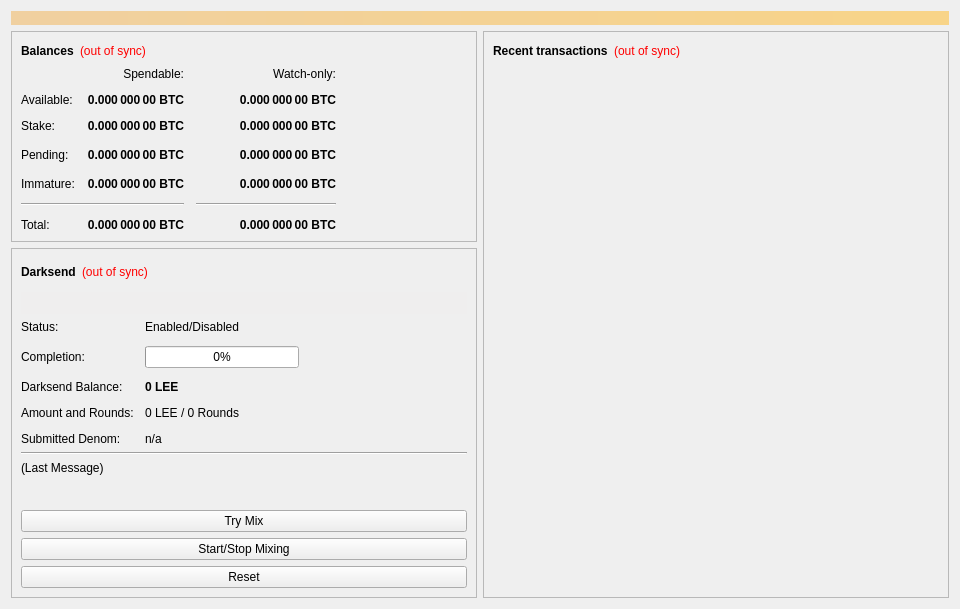
<?xml version="1.0" encoding="UTF-8"?>
<ui version="4.0">
 <class>OverviewPage</class>
 <widget class="QWidget" name="OverviewPage">
  <property name="geometry">
   <rect>
    <x>0</x>
    <y>0</y>
    <width>960</width>
    <height>594</height>
   </rect>
  </property>
  <property name="minimumSize">
   <size>
    <width>960</width>
    <height>0</height>
   </size>
  </property>
  <property name="windowTitle">
   <string>Form</string>
  </property>
  <layout class="QVBoxLayout" name="topLayout">
   <item>
    <widget class="QLabel" name="labelAlerts">
     <property name="visible">
      <bool>false</bool>
     </property>
     <property name="styleSheet">
      <string notr="true">background-color: qlineargradient(x1: 0, y1: 0, x2: 1, y2: 0, stop:0 #F0D0A0, stop:1 #F8D488); color:#000000;</string>
     </property>
     <property name="wordWrap">
      <bool>true</bool>
     </property>
     <property name="margin">
      <number>3</number>
     </property>
    </widget>
   </item>
   <item>
    <layout class="QHBoxLayout" name="horizontalLayout" stretch="1,1">
     <item>
      <layout class="QVBoxLayout" name="verticalLayout_2">
       <item>
        <widget class="QFrame" name="frame">
         <property name="frameShape">
          <enum>QFrame::StyledPanel</enum>
         </property>
         <property name="frameShadow">
          <enum>QFrame::Raised</enum>
         </property>
         <layout class="QVBoxLayout" name="verticalLayout_4">
          <item>
           <layout class="QHBoxLayout" name="horizontalLayout_4">
            <item>
             <widget class="QLabel" name="label_5">
              <property name="font">
               <font>
                <weight>75</weight>
                <bold>true</bold>
               </font>
              </property>
              <property name="text">
               <string>Balances</string>
              </property>
             </widget>
            </item>
            <item>
             <widget class="QLabel" name="labelWalletStatus">
              <property name="cursor">
               <cursorShape>WhatsThisCursor</cursorShape>
              </property>
              <property name="toolTip">
               <string>The displayed information may be out of date. Your wallet automatically synchronizes with the LEE network after a connection is established, but this process has not completed yet.</string>
              </property>
              <property name="styleSheet">
               <string notr="true">QLabel { color: red; }</string>
              </property>
              <property name="text">
               <string notr="true">(out of sync)</string>
              </property>
              <property name="alignment">
               <set>Qt::AlignLeading|Qt::AlignLeft|Qt::AlignVCenter</set>
              </property>
             </widget>
            </item>
            <item>
             <spacer name="horizontalSpacer_3">
              <property name="orientation">
               <enum>Qt::Horizontal</enum>
              </property>
              <property name="sizeHint" stdset="0">
               <size>
                <width>40</width>
                <height>20</height>
               </size>
              </property>
             </spacer>
            </item>
           </layout>
          </item>
          <item>
           <layout class="QGridLayout" name="gridLayout">
            <property name="spacing">
             <number>12</number>
            </property>
            <item row="3" column="2">
             <widget class="QLabel" name="labelWatchPending">
              <property name="font">
               <font>
                <weight>75</weight>
                <bold>true</bold>
               </font>
              </property>
              <property name="cursor">
               <cursorShape>IBeamCursor</cursorShape>
              </property>
              <property name="toolTip">
               <string>Unconfirmed transactions to watch-only addresses</string>
              </property>
              <property name="text">
               <string notr="true">0.000 000 00 BTC</string>
              </property>
              <property name="alignment">
               <set>Qt::AlignRight|Qt::AlignTrailing|Qt::AlignVCenter</set>
              </property>
              <property name="textInteractionFlags">
               <set>Qt::LinksAccessibleByMouse|Qt::TextSelectableByKeyboard|Qt::TextSelectableByMouse</set>
              </property>
             </widget>
            </item>
            <item row="3" column="1">
             <widget class="QLabel" name="labelUnconfirmed">
              <property name="font">
               <font>
                <weight>75</weight>
                <bold>true</bold>
               </font>
              </property>
              <property name="cursor">
               <cursorShape>IBeamCursor</cursorShape>
              </property>
              <property name="toolTip">
               <string>Total of transactions that have yet to be confirmed, and do not yet count toward the spendable balance</string>
              </property>
              <property name="text">
               <string notr="true">0.000 000 00 BTC</string>
              </property>
              <property name="alignment">
               <set>Qt::AlignRight|Qt::AlignTrailing|Qt::AlignVCenter</set>
              </property>
              <property name="textInteractionFlags">
               <set>Qt::LinksAccessibleByMouse|Qt::TextSelectableByKeyboard|Qt::TextSelectableByMouse</set>
              </property>
             </widget>
            </item>
            <item row="4" column="2">
             <widget class="QLabel" name="labelWatchImmature">
              <property name="font">
               <font>
                <weight>75</weight>
                <bold>true</bold>
               </font>
              </property>
              <property name="cursor">
               <cursorShape>IBeamCursor</cursorShape>
              </property>
              <property name="toolTip">
               <string>Mined balance in watch-only addresses that has not yet matured</string>
              </property>
              <property name="text">
               <string notr="true">0.000 000 00 BTC</string>
              </property>
              <property name="alignment">
               <set>Qt::AlignRight|Qt::AlignTrailing|Qt::AlignVCenter</set>
              </property>
              <property name="textInteractionFlags">
               <set>Qt::LinksAccessibleByMouse|Qt::TextSelectableByKeyboard|Qt::TextSelectableByMouse</set>
              </property>
             </widget>
            </item>
            <item row="5" column="0" colspan="2">
             <widget class="Line" name="lineSpendableBalance">
              <property name="orientation">
               <enum>Qt::Horizontal</enum>
              </property>
             </widget>
            </item>
            <item row="5" column="2">
             <widget class="Line" name="lineWatchBalance">
              <property name="sizePolicy">
               <sizepolicy hsizetype="Preferred" vsizetype="Fixed">
                <horstretch>0</horstretch>
                <verstretch>0</verstretch>
               </sizepolicy>
              </property>
              <property name="minimumSize">
               <size>
                <width>140</width>
                <height>0</height>
               </size>
              </property>
              <property name="orientation">
               <enum>Qt::Horizontal</enum>
              </property>
             </widget>
            </item>
            <item row="6" column="0">
             <widget class="QLabel" name="labelTotalText">
              <property name="text">
               <string>Total:</string>
              </property>
             </widget>
            </item>
            <item row="4" column="1">
             <widget class="QLabel" name="labelImmature">
              <property name="font">
               <font>
                <weight>75</weight>
                <bold>true</bold>
               </font>
              </property>
              <property name="cursor">
               <cursorShape>IBeamCursor</cursorShape>
              </property>
              <property name="toolTip">
               <string>Mined balance that has not yet matured</string>
              </property>
              <property name="text">
               <string notr="true">0.000 000 00 BTC</string>
              </property>
              <property name="alignment">
               <set>Qt::AlignRight|Qt::AlignTrailing|Qt::AlignVCenter</set>
              </property>
              <property name="textInteractionFlags">
               <set>Qt::LinksAccessibleByMouse|Qt::TextSelectableByKeyboard|Qt::TextSelectableByMouse</set>
              </property>
             </widget>
            </item>
            <item row="3" column="3">
             <spacer name="horizontalSpacer_2">
              <property name="orientation">
               <enum>Qt::Horizontal</enum>
              </property>
              <property name="sizeHint" stdset="0">
               <size>
                <width>40</width>
                <height>20</height>
               </size>
              </property>
             </spacer>
            </item>
            <item row="4" column="0">
             <widget class="QLabel" name="labelImmatureText">
              <property name="text">
               <string>Immature:</string>
              </property>
             </widget>
            </item>
            <item row="6" column="1">
             <widget class="QLabel" name="labelTotal">
              <property name="font">
               <font>
                <weight>75</weight>
                <bold>true</bold>
               </font>
              </property>
              <property name="cursor">
               <cursorShape>IBeamCursor</cursorShape>
              </property>
              <property name="toolTip">
               <string>Your current total balance</string>
              </property>
              <property name="text">
               <string notr="true">0.000 000 00 BTC</string>
              </property>
              <property name="alignment">
               <set>Qt::AlignRight|Qt::AlignTrailing|Qt::AlignVCenter</set>
              </property>
              <property name="textInteractionFlags">
               <set>Qt::LinksAccessibleByMouse|Qt::TextSelectableByKeyboard|Qt::TextSelectableByMouse</set>
              </property>
             </widget>
            </item>
            <item row="6" column="2">
             <widget class="QLabel" name="labelWatchTotal">
              <property name="font">
               <font>
                <weight>75</weight>
                <bold>true</bold>
               </font>
              </property>
              <property name="cursor">
               <cursorShape>IBeamCursor</cursorShape>
              </property>
              <property name="toolTip">
               <string>Current total balance in watch-only addresses</string>
              </property>
              <property name="text">
               <string notr="true">0.000 000 00 BTC</string>
              </property>
              <property name="alignment">
               <set>Qt::AlignRight|Qt::AlignTrailing|Qt::AlignVCenter</set>
              </property>
              <property name="textInteractionFlags">
               <set>Qt::LinksAccessibleByMouse|Qt::TextSelectableByKeyboard|Qt::TextSelectableByMouse</set>
              </property>
             </widget>
            </item>
            <item row="0" column="2">
             <widget class="QLabel" name="labelWatchonly">
              <property name="text">
               <string>Watch-only:</string>
              </property>
              <property name="alignment">
               <set>Qt::AlignRight|Qt::AlignTrailing|Qt::AlignVCenter</set>
              </property>
             </widget>
            </item>
            <item row="1" column="0">
             <widget class="QLabel" name="labelBalanceText">
              <property name="text">
               <string>Available:</string>
              </property>
             </widget>
            </item>
            <item row="1" column="1">
             <widget class="QLabel" name="labelBalance">
              <property name="font">
               <font>
                <weight>75</weight>
                <bold>true</bold>
               </font>
              </property>
              <property name="cursor">
               <cursorShape>IBeamCursor</cursorShape>
              </property>
              <property name="toolTip">
               <string>Your current spendable balance</string>
              </property>
              <property name="text">
               <string notr="true">0.000 000 00 BTC</string>
              </property>
              <property name="alignment">
               <set>Qt::AlignRight|Qt::AlignTrailing|Qt::AlignVCenter</set>
              </property>
              <property name="textInteractionFlags">
               <set>Qt::LinksAccessibleByMouse|Qt::TextSelectableByKeyboard|Qt::TextSelectableByMouse</set>
              </property>
             </widget>
            </item>
            <item row="2" column="0">
             <widget class="QLabel" name="label_10">
              <property name="text">
               <string>Stake:</string>
              </property>
             </widget>
            </item>
            <item row="2" column="1">
             <widget class="QLabel" name="labelStake">
              <property name="font">
               <font>
                <weight>75</weight>
                <bold>true</bold>
               </font>
              </property>
              <property name="cursor">
               <cursorShape>IBeamCursor</cursorShape>
              </property>
              <property name="toolTip">
               <string>Total of coins that was staked, and do not yet count toward the current balance</string>
              </property>
              <property name="text">
               <string notr="true">0.000 000 00 BTC</string>
              </property>
              <property name="alignment">
               <set>Qt::AlignRight|Qt::AlignTrailing|Qt::AlignVCenter</set>
              </property>
              <property name="textInteractionFlags">
               <set>Qt::LinksAccessibleByMouse|Qt::TextSelectableByKeyboard|Qt::TextSelectableByMouse</set>
              </property>
             </widget>
            </item>
            <item row="2" column="2">
             <widget class="QLabel" name="labelWatchStake">
              <property name="font">
               <font>
                <weight>75</weight>
                <bold>true</bold>
               </font>
              </property>
              <property name="cursor">
               <cursorShape>IBeamCursor</cursorShape>
              </property>
              <property name="toolTip">
               <string>Total of coins that was staked in watch-only addresses, and do not yet count toward the current watch-only balance</string>
              </property>
              <property name="text">
               <string notr="true">0.000 000 00 BTC</string>
              </property>
              <property name="alignment">
               <set>Qt::AlignRight|Qt::AlignTrailing|Qt::AlignVCenter</set>
              </property>
              <property name="textInteractionFlags">
               <set>Qt::LinksAccessibleByMouse|Qt::TextSelectableByKeyboard|Qt::TextSelectableByMouse</set>
              </property>
             </widget>
            </item>
            <item row="1" column="2">
             <widget class="QLabel" name="labelWatchAvailable">
              <property name="font">
               <font>
                <weight>75</weight>
                <bold>true</bold>
               </font>
              </property>
              <property name="cursor">
               <cursorShape>IBeamCursor</cursorShape>
              </property>
              <property name="toolTip">
               <string>Your current balance in watch-only addresses</string>
              </property>
              <property name="text">
               <string notr="true">0.000 000 00 BTC</string>
              </property>
              <property name="alignment">
               <set>Qt::AlignRight|Qt::AlignTrailing|Qt::AlignVCenter</set>
              </property>
              <property name="textInteractionFlags">
               <set>Qt::LinksAccessibleByMouse|Qt::TextSelectableByKeyboard|Qt::TextSelectableByMouse</set>
              </property>
             </widget>
            </item>
            <item row="3" column="0">
             <widget class="QLabel" name="labelPendingText">
              <property name="text">
               <string>Pending:</string>
              </property>
             </widget>
            </item>
            <item row="0" column="1">
             <widget class="QLabel" name="labelSpendable">
              <property name="text">
               <string>Spendable:</string>
              </property>
              <property name="alignment">
               <set>Qt::AlignRight|Qt::AlignTrailing|Qt::AlignVCenter</set>
              </property>
             </widget>
            </item>
           </layout>
          </item>
         </layout>
        </widget>
       </item>
       <item>
        <widget class="QFrame" name="frameDarksend">
         <property name="sizePolicy">
          <sizepolicy hsizetype="Expanding" vsizetype="Expanding">
           <horstretch>0</horstretch>
           <verstretch>0</verstretch>
          </sizepolicy>
         </property>
         <property name="minimumSize">
          <size>
           <width>0</width>
           <height>350</height>
          </size>
         </property>
         <property name="layoutDirection">
          <enum>Qt::LeftToRight</enum>
         </property>
         <property name="frameShape">
          <enum>QFrame::StyledPanel</enum>
         </property>
         <property name="frameShadow">
          <enum>QFrame::Raised</enum>
         </property>
         <layout class="QVBoxLayout" name="verticalLayout_5">
          <item>
           <layout class="QHBoxLayout" name="horizontalLayout_5">
            <item>
             <widget class="QLabel" name="label_2">
              <property name="font">
               <font>
                <weight>75</weight>
                <bold>true</bold>
               </font>
              </property>
              <property name="text">
               <string>Darksend</string>
              </property>
             </widget>
            </item>
            <item>
             <widget class="QLabel" name="labelDarksendSyncStatus">
              <property name="toolTip">
               <string>The displayed information may be out of date. Your wallet automatically synchronizes with the LEE network after a connection is established, but this process has not completed yet.</string>
              </property>
              <property name="styleSheet">
               <string notr="true">QLabel { color: red; }</string>
              </property>
              <property name="text">
               <string notr="true">(out of sync)</string>
              </property>
              <property name="alignment">
               <set>Qt::AlignLeading|Qt::AlignLeft|Qt::AlignVCenter</set>
              </property>
             </widget>
            </item>
            <item>
             <spacer name="horizontalSpacer_4">
              <property name="orientation">
               <enum>Qt::Horizontal</enum>
              </property>
              <property name="sizeHint" stdset="0">
               <size>
                <width>40</width>
                <height>20</height>
               </size>
              </property>
             </spacer>
            </item>
           </layout>
          </item>
          <item>
           <widget class="QPushButton" name="runAutoDenom">
            <property name="palette">
             <palette>
              <active>
               <colorrole role="WindowText">
                <brush brushstyle="SolidPattern">
                 <color alpha="255">
                  <red>0</red>
                  <green>0</green>
                  <blue>0</blue>
                 </color>
                </brush>
               </colorrole>
               <colorrole role="Button">
                <brush brushstyle="SolidPattern">
                 <color alpha="255">
                  <red>239</red>
                  <green>238</green>
                  <blue>238</blue>
                 </color>
                </brush>
               </colorrole>
               <colorrole role="Light">
                <brush brushstyle="SolidPattern">
                 <color alpha="255">
                  <red>255</red>
                  <green>255</green>
                  <blue>255</blue>
                 </color>
                </brush>
               </colorrole>
               <colorrole role="Midlight">
                <brush brushstyle="SolidPattern">
                 <color alpha="255">
                  <red>247</red>
                  <green>246</green>
                  <blue>246</blue>
                 </color>
                </brush>
               </colorrole>
               <colorrole role="Dark">
                <brush brushstyle="SolidPattern">
                 <color alpha="255">
                  <red>119</red>
                  <green>119</green>
                  <blue>119</blue>
                 </color>
                </brush>
               </colorrole>
               <colorrole role="Mid">
                <brush brushstyle="SolidPattern">
                 <color alpha="255">
                  <red>159</red>
                  <green>159</green>
                  <blue>159</blue>
                 </color>
                </brush>
               </colorrole>
               <colorrole role="Text">
                <brush brushstyle="SolidPattern">
                 <color alpha="255">
                  <red>0</red>
                  <green>0</green>
                  <blue>0</blue>
                 </color>
                </brush>
               </colorrole>
               <colorrole role="BrightText">
                <brush brushstyle="SolidPattern">
                 <color alpha="255">
                  <red>255</red>
                  <green>255</green>
                  <blue>255</blue>
                 </color>
                </brush>
               </colorrole>
               <colorrole role="ButtonText">
                <brush brushstyle="SolidPattern">
                 <color alpha="255">
                  <red>0</red>
                  <green>0</green>
                  <blue>0</blue>
                 </color>
                </brush>
               </colorrole>
               <colorrole role="Base">
                <brush brushstyle="SolidPattern">
                 <color alpha="255">
                  <red>255</red>
                  <green>255</green>
                  <blue>255</blue>
                 </color>
                </brush>
               </colorrole>
               <colorrole role="Window">
                <brush brushstyle="SolidPattern">
                 <color alpha="255">
                  <red>239</red>
                  <green>238</green>
                  <blue>238</blue>
                 </color>
                </brush>
               </colorrole>
               <colorrole role="Shadow">
                <brush brushstyle="SolidPattern">
                 <color alpha="255">
                  <red>0</red>
                  <green>0</green>
                  <blue>0</blue>
                 </color>
                </brush>
               </colorrole>
               <colorrole role="AlternateBase">
                <brush brushstyle="SolidPattern">
                 <color alpha="255">
                  <red>247</red>
                  <green>246</green>
                  <blue>246</blue>
                 </color>
                </brush>
               </colorrole>
               <colorrole role="ToolTipBase">
                <brush brushstyle="SolidPattern">
                 <color alpha="255">
                  <red>255</red>
                  <green>255</green>
                  <blue>220</blue>
                 </color>
                </brush>
               </colorrole>
               <colorrole role="ToolTipText">
                <brush brushstyle="SolidPattern">
                 <color alpha="255">
                  <red>0</red>
                  <green>0</green>
                  <blue>0</blue>
                 </color>
                </brush>
               </colorrole>
              </active>
              <inactive>
               <colorrole role="WindowText">
                <brush brushstyle="SolidPattern">
                 <color alpha="255">
                  <red>0</red>
                  <green>0</green>
                  <blue>0</blue>
                 </color>
                </brush>
               </colorrole>
               <colorrole role="Button">
                <brush brushstyle="SolidPattern">
                 <color alpha="255">
                  <red>239</red>
                  <green>238</green>
                  <blue>238</blue>
                 </color>
                </brush>
               </colorrole>
               <colorrole role="Light">
                <brush brushstyle="SolidPattern">
                 <color alpha="255">
                  <red>255</red>
                  <green>255</green>
                  <blue>255</blue>
                 </color>
                </brush>
               </colorrole>
               <colorrole role="Midlight">
                <brush brushstyle="SolidPattern">
                 <color alpha="255">
                  <red>247</red>
                  <green>246</green>
                  <blue>246</blue>
                 </color>
                </brush>
               </colorrole>
               <colorrole role="Dark">
                <brush brushstyle="SolidPattern">
                 <color alpha="255">
                  <red>119</red>
                  <green>119</green>
                  <blue>119</blue>
                 </color>
                </brush>
               </colorrole>
               <colorrole role="Mid">
                <brush brushstyle="SolidPattern">
                 <color alpha="255">
                  <red>159</red>
                  <green>159</green>
                  <blue>159</blue>
                 </color>
                </brush>
               </colorrole>
               <colorrole role="Text">
                <brush brushstyle="SolidPattern">
                 <color alpha="255">
                  <red>0</red>
                  <green>0</green>
                  <blue>0</blue>
                 </color>
                </brush>
               </colorrole>
               <colorrole role="BrightText">
                <brush brushstyle="SolidPattern">
                 <color alpha="255">
                  <red>255</red>
                  <green>255</green>
                  <blue>255</blue>
                 </color>
                </brush>
               </colorrole>
               <colorrole role="ButtonText">
                <brush brushstyle="SolidPattern">
                 <color alpha="255">
                  <red>0</red>
                  <green>0</green>
                  <blue>0</blue>
                 </color>
                </brush>
               </colorrole>
               <colorrole role="Base">
                <brush brushstyle="SolidPattern">
                 <color alpha="255">
                  <red>255</red>
                  <green>255</green>
                  <blue>255</blue>
                 </color>
                </brush>
               </colorrole>
               <colorrole role="Window">
                <brush brushstyle="SolidPattern">
                 <color alpha="255">
                  <red>239</red>
                  <green>238</green>
                  <blue>238</blue>
                 </color>
                </brush>
               </colorrole>
               <colorrole role="Shadow">
                <brush brushstyle="SolidPattern">
                 <color alpha="255">
                  <red>0</red>
                  <green>0</green>
                  <blue>0</blue>
                 </color>
                </brush>
               </colorrole>
               <colorrole role="AlternateBase">
                <brush brushstyle="SolidPattern">
                 <color alpha="255">
                  <red>247</red>
                  <green>246</green>
                  <blue>246</blue>
                 </color>
                </brush>
               </colorrole>
               <colorrole role="ToolTipBase">
                <brush brushstyle="SolidPattern">
                 <color alpha="255">
                  <red>255</red>
                  <green>255</green>
                  <blue>220</blue>
                 </color>
                </brush>
               </colorrole>
               <colorrole role="ToolTipText">
                <brush brushstyle="SolidPattern">
                 <color alpha="255">
                  <red>0</red>
                  <green>0</green>
                  <blue>0</blue>
                 </color>
                </brush>
               </colorrole>
              </inactive>
              <disabled>
               <colorrole role="WindowText">
                <brush brushstyle="SolidPattern">
                 <color alpha="255">
                  <red>119</red>
                  <green>119</green>
                  <blue>119</blue>
                 </color>
                </brush>
               </colorrole>
               <colorrole role="Button">
                <brush brushstyle="SolidPattern">
                 <color alpha="255">
                  <red>239</red>
                  <green>238</green>
                  <blue>238</blue>
                 </color>
                </brush>
               </colorrole>
               <colorrole role="Light">
                <brush brushstyle="SolidPattern">
                 <color alpha="255">
                  <red>255</red>
                  <green>255</green>
                  <blue>255</blue>
                 </color>
                </brush>
               </colorrole>
               <colorrole role="Midlight">
                <brush brushstyle="SolidPattern">
                 <color alpha="255">
                  <red>247</red>
                  <green>246</green>
                  <blue>246</blue>
                 </color>
                </brush>
               </colorrole>
               <colorrole role="Dark">
                <brush brushstyle="SolidPattern">
                 <color alpha="255">
                  <red>119</red>
                  <green>119</green>
                  <blue>119</blue>
                 </color>
                </brush>
               </colorrole>
               <colorrole role="Mid">
                <brush brushstyle="SolidPattern">
                 <color alpha="255">
                  <red>159</red>
                  <green>159</green>
                  <blue>159</blue>
                 </color>
                </brush>
               </colorrole>
               <colorrole role="Text">
                <brush brushstyle="SolidPattern">
                 <color alpha="255">
                  <red>119</red>
                  <green>119</green>
                  <blue>119</blue>
                 </color>
                </brush>
               </colorrole>
               <colorrole role="BrightText">
                <brush brushstyle="SolidPattern">
                 <color alpha="255">
                  <red>255</red>
                  <green>255</green>
                  <blue>255</blue>
                 </color>
                </brush>
               </colorrole>
               <colorrole role="ButtonText">
                <brush brushstyle="SolidPattern">
                 <color alpha="255">
                  <red>119</red>
                  <green>119</green>
                  <blue>119</blue>
                 </color>
                </brush>
               </colorrole>
               <colorrole role="Base">
                <brush brushstyle="SolidPattern">
                 <color alpha="255">
                  <red>239</red>
                  <green>238</green>
                  <blue>238</blue>
                 </color>
                </brush>
               </colorrole>
               <colorrole role="Window">
                <brush brushstyle="SolidPattern">
                 <color alpha="255">
                  <red>239</red>
                  <green>238</green>
                  <blue>238</blue>
                 </color>
                </brush>
               </colorrole>
               <colorrole role="Shadow">
                <brush brushstyle="SolidPattern">
                 <color alpha="255">
                  <red>0</red>
                  <green>0</green>
                  <blue>0</blue>
                 </color>
                </brush>
               </colorrole>
               <colorrole role="AlternateBase">
                <brush brushstyle="SolidPattern">
                 <color alpha="255">
                  <red>239</red>
                  <green>238</green>
                  <blue>238</blue>
                 </color>
                </brush>
               </colorrole>
               <colorrole role="ToolTipBase">
                <brush brushstyle="SolidPattern">
                 <color alpha="255">
                  <red>255</red>
                  <green>255</green>
                  <blue>220</blue>
                 </color>
                </brush>
               </colorrole>
               <colorrole role="ToolTipText">
                <brush brushstyle="SolidPattern">
                 <color alpha="255">
                  <red>0</red>
                  <green>0</green>
                  <blue>0</blue>
                 </color>
                </brush>
               </colorrole>
              </disabled>
             </palette>
            </property>
            <property name="focusPolicy">
             <enum>Qt::NoFocus</enum>
            </property>
            <property name="autoFillBackground">
             <bool>true</bool>
            </property>
            <property name="text">
             <string/>
            </property>
            <property name="flat">
             <bool>true</bool>
            </property>
           </widget>
          </item>
          <item>
           <layout class="QFormLayout" name="formLayout">
            <property name="fieldGrowthPolicy">
             <enum>QFormLayout::AllNonFixedFieldsGrow</enum>
            </property>
            <property name="horizontalSpacing">
             <number>11</number>
            </property>
            <property name="verticalSpacing">
             <number>12</number>
            </property>
            <item row="0" column="0">
             <widget class="QLabel" name="label_6">
              <property name="text">
               <string>Status:</string>
              </property>
             </widget>
            </item>
            <item row="1" column="0">
             <widget class="QLabel" name="label_7">
              <property name="text">
               <string>Completion:</string>
              </property>
             </widget>
            </item>
            <item row="1" column="1">
             <widget class="QProgressBar" name="darksendProgress">
              <property name="maximumSize">
               <size>
                <width>154</width>
                <height>16777215</height>
               </size>
              </property>
              <property name="value">
               <number>0</number>
              </property>
             </widget>
            </item>
            <item row="3" column="0">
             <widget class="QLabel" name="labelAnonymizedText">
              <property name="text">
               <string>Darksend Balance:</string>
              </property>
             </widget>
            </item>
            <item row="3" column="1">
             <widget class="QLabel" name="labelAnonymized">
              <property name="font">
               <font>
                <weight>75</weight>
                <bold>true</bold>
               </font>
              </property>
              <property name="text">
               <string notr="true">0 LEE</string>
              </property>
             </widget>
            </item>
            <item row="4" column="0">
             <widget class="QLabel" name="label_8">
              <property name="text">
               <string>Amount and Rounds:</string>
              </property>
             </widget>
            </item>
            <item row="4" column="1">
             <widget class="QLabel" name="labelAmountRounds">
              <property name="text">
               <string>0 LEE / 0 Rounds</string>
              </property>
             </widget>
            </item>
            <item row="5" column="0">
             <widget class="QLabel" name="label_9">
              <property name="text">
               <string>Submitted Denom:</string>
              </property>
             </widget>
            </item>
            <item row="5" column="1">
             <widget class="QLabel" name="labelSubmittedDenom">
              <property name="toolTip">
               <string>The denominations you submitted to the Masternode.&lt;br&gt;To mix, other users must submit the exact same denominations.</string>
              </property>
              <property name="text">
               <string>n/a</string>
              </property>
             </widget>
            </item>
            <item row="0" column="1">
             <widget class="QLabel" name="darksendEnabled">
              <property name="text">
               <string>Enabled/Disabled</string>
              </property>
             </widget>
            </item>
           </layout>
          </item>
          <item>
           <widget class="Line" name="lineLastMessage">
            <property name="orientation">
             <enum>Qt::Horizontal</enum>
            </property>
           </widget>
          </item>
          <item>
           <widget class="QLabel" name="darksendStatus">
            <property name="minimumSize">
             <size>
              <width>288</width>
              <height>43</height>
             </size>
            </property>
            <property name="text">
             <string>(Last Message)</string>
            </property>
            <property name="alignment">
             <set>Qt::AlignLeading|Qt::AlignLeft|Qt::AlignTop</set>
            </property>
            <property name="wordWrap">
             <bool>true</bool>
            </property>
           </widget>
          </item>
          <item>
           <widget class="QPushButton" name="darksendAuto">
            <property name="sizePolicy">
             <sizepolicy hsizetype="MinimumExpanding" vsizetype="Fixed">
              <horstretch>0</horstretch>
              <verstretch>0</verstretch>
             </sizepolicy>
            </property>
            <property name="toolTip">
             <string>Try to manually submit a Darksend request.</string>
            </property>
            <property name="text">
             <string>Try Mix</string>
            </property>
           </widget>
          </item>
          <item>
           <widget class="QPushButton" name="toggleDarksend">
            <property name="sizePolicy">
             <sizepolicy hsizetype="MinimumExpanding" vsizetype="Fixed">
              <horstretch>0</horstretch>
              <verstretch>0</verstretch>
             </sizepolicy>
            </property>
            <property name="text">
             <string>Start/Stop Mixing</string>
            </property>
           </widget>
          </item>
          <item>
           <widget class="QPushButton" name="darksendReset">
            <property name="sizePolicy">
             <sizepolicy hsizetype="MinimumExpanding" vsizetype="Fixed">
              <horstretch>0</horstretch>
              <verstretch>0</verstretch>
             </sizepolicy>
            </property>
            <property name="toolTip">
             <string>Reset the current status of Darksend (can interrupt Darksend if it's in the process of Mixing, which can cost you money!)</string>
            </property>
            <property name="autoFillBackground">
             <bool>false</bool>
            </property>
            <property name="text">
             <string>Reset</string>
            </property>
           </widget>
          </item>
         </layout>
        </widget>
       </item>
       <item>
        <spacer name="verticalSpacer">
         <property name="orientation">
          <enum>Qt::Vertical</enum>
         </property>
         <property name="sizeHint" stdset="0">
          <size>
           <width>20</width>
           <height>40</height>
          </size>
         </property>
        </spacer>
       </item>
      </layout>
     </item>
     <item>
      <layout class="QVBoxLayout" name="verticalLayout_3">
       <item>
        <widget class="QFrame" name="frame_2">
         <property name="frameShape">
          <enum>QFrame::StyledPanel</enum>
         </property>
         <property name="frameShadow">
          <enum>QFrame::Raised</enum>
         </property>
         <layout class="QVBoxLayout" name="verticalLayout">
          <item>
           <layout class="QHBoxLayout" name="horizontalLayout_2">
            <item>
             <widget class="QLabel" name="label_4">
              <property name="font">
               <font>
                <weight>75</weight>
                <bold>true</bold>
               </font>
              </property>
              <property name="text">
               <string>Recent transactions</string>
              </property>
             </widget>
            </item>
            <item>
             <widget class="QLabel" name="labelTransactionsStatus">
              <property name="cursor">
               <cursorShape>WhatsThisCursor</cursorShape>
              </property>
              <property name="toolTip">
               <string>The displayed information may be out of date. Your wallet automatically synchronizes with the LEE network after a connection is established, but this process has not completed yet.</string>
              </property>
              <property name="styleSheet">
               <string notr="true">QLabel { color: red; }</string>
              </property>
              <property name="text">
               <string notr="true">(out of sync)</string>
              </property>
              <property name="alignment">
               <set>Qt::AlignRight|Qt::AlignTrailing|Qt::AlignVCenter</set>
              </property>
             </widget>
            </item>
            <item>
             <spacer name="horizontalSpacer">
              <property name="orientation">
               <enum>Qt::Horizontal</enum>
              </property>
              <property name="sizeHint" stdset="0">
               <size>
                <width>40</width>
                <height>20</height>
               </size>
              </property>
             </spacer>
            </item>
           </layout>
          </item>
          <item>
           <widget class="QListView" name="listTransactions">
            <property name="styleSheet">
             <string notr="true">QListView { background: transparent; }</string>
            </property>
            <property name="frameShape">
             <enum>QFrame::NoFrame</enum>
            </property>
            <property name="verticalScrollBarPolicy">
             <enum>Qt::ScrollBarAlwaysOff</enum>
            </property>
            <property name="horizontalScrollBarPolicy">
             <enum>Qt::ScrollBarAlwaysOff</enum>
            </property>
            <property name="selectionMode">
             <enum>QAbstractItemView::NoSelection</enum>
            </property>
           </widget>
          </item>
         </layout>
        </widget>
       </item>
      </layout>
     </item>
    </layout>
   </item>
  </layout>
 </widget>
 <resources/>
 <connections/>
</ui>
